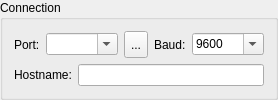
          <widget class="GroupBox" name="grpConnection">
           <property name="title">
            <string>Connection</string>
           </property>
           <layout class="QVBoxLayout" name="verticalLayout">
            <item>
             <layout class="QHBoxLayout" name="serialPortLayout" stretch="0,1,0,0,1">
              <item>
               <widget class="QLabel" name="label">
                <property name="text">
                 <string>Port:</string>
                </property>
                <property name="buddy">
                 <cstring>cboPort</cstring>
                </property>
               </widget>
              </item>
              <item>
               <widget class="QComboBox" name="cboPort">
                <property name="editable">
                 <bool>true</bool>
                </property>
               </widget>
              </item>
              <item>
               <widget class="QToolButton" name="cmdRefresh">
                <property name="sizePolicy">
                 <sizepolicy hsizetype="Fixed" vsizetype="Expanding">
                  <horstretch>0</horstretch>
                  <verstretch>0</verstretch>
                 </sizepolicy>
                </property>
                <property name="styleSheet">
                 <string notr="true">padding: 0 1 0 2;</string>
                </property>
                <property name="text">
                 <string>...</string>
                </property>
                <property name="icon">
                 <iconset resource="images.qrc">
                  <normaloff>:/images/restart.png</normaloff>:/images/restart.png</iconset>
                </property>
               </widget>
              </item>
              <item>
               <widget class="QLabel" name="label_2">
                <property name="text">
                 <string>Baud:</string>
                </property>
                <property name="buddy">
                 <cstring>cboBaud</cstring>
                </property>
               </widget>
              </item>
              <item>
               <widget class="QComboBox" name="cboBaud">
                <property name="editable">
                 <bool>true</bool>
                </property>
                <property name="currentText">
                 <string>9600</string>
                </property>
                <item>
                 <property name="text">
                  <string>9600</string>
                 </property>
                </item>
                <item>
                 <property name="text">
                  <string>14400</string>
                 </property>
                </item>
                <item>
                 <property name="text">
                  <string>19200</string>
                 </property>
                </item>
                <item>
                 <property name="text">
                  <string>38400</string>
                 </property>
                </item>
                <item>
                 <property name="text">
                  <string>57600</string>
                 </property>
                </item>
                <item>
                 <property name="text">
                  <string>115200</string>
                 </property>
                </item>
               </widget>
              </item>
             </layout>
            </item>
            <item>
             <layout class="QHBoxLayout" name="horizontalLayout_5">
              <item>
               <widget class="QLabel" name="label_8">
                <property name="text">
                 <string>Hostname:</string>
                </property>
                <property name="buddy">
                 <cstring>hostEdit</cstring>
                </property>
               </widget>
              </item>
              <item>
               <widget class="QLineEdit" name="hostEdit">
                <property name="toolTip">
                 <string>Connect to a remote server (HOST:PORT syntax)</string>
                </property>
               </widget>
              </item>
             </layout>
            </item>
           </layout>
          </widget>
